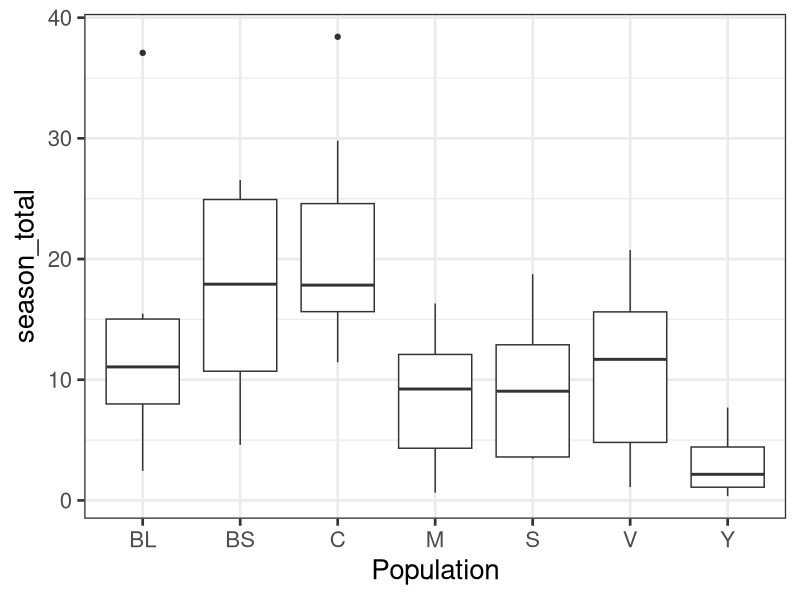
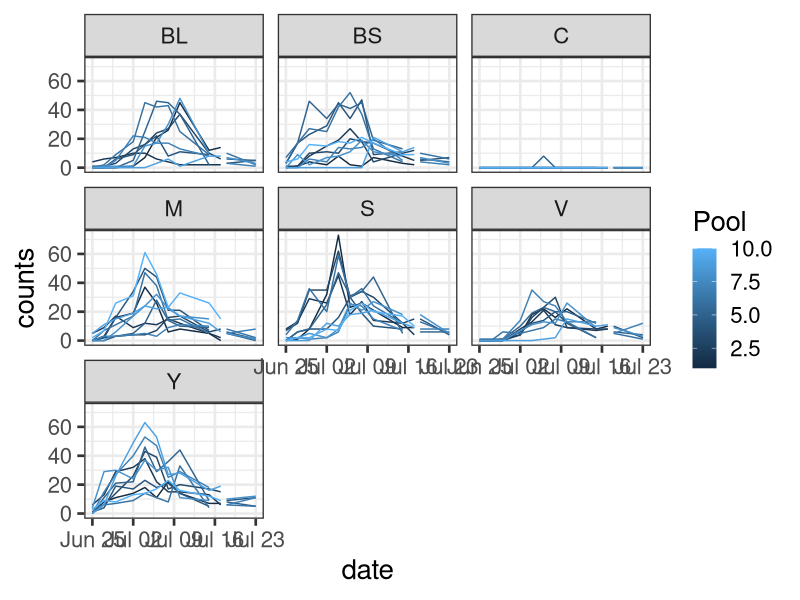
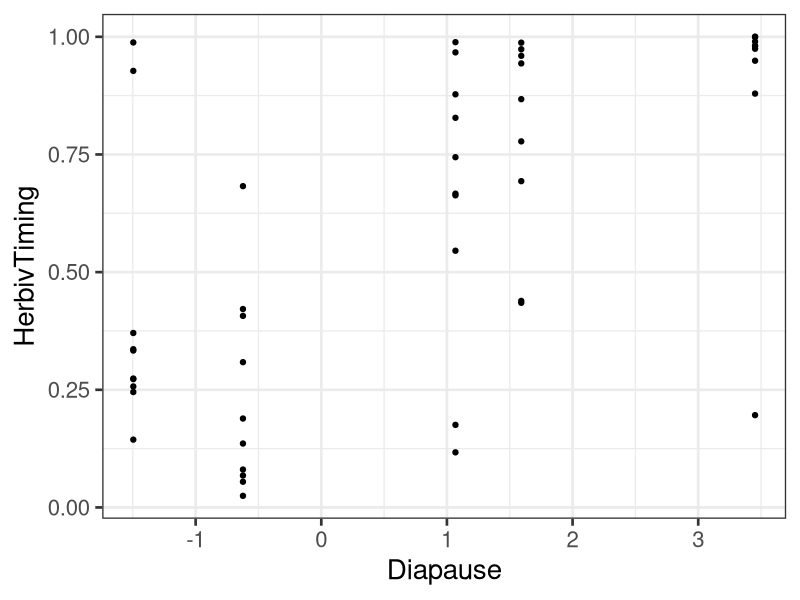

Here is the R script that generated these plots, in order:
# preliminary analysis

library(tidyverse)
library(lubridate)
library(viridis)
library(readxl)
library(lme4)
theme_set(theme_bw(base_size = 20)) 

photoperiod <- function(lat, doy, p = 1.5){
  theta <- 0.2163108 + 
    2 * atan(0.9671396 * tan(0.00860 * (doy - 186)))
  phi <- asin(0.39795 * cos(theta))
  D <- 24 - (24 / pi) * acos(
    (sin(p * pi / 180) + sin(lat * pi / 180) * sin(phi))/
      (cos(lat * pi / 180) * cos(phi))
  )
}


# from uspest.org 2018 weather data
gdd <- read.csv("data/gdd2018.txt", row.names=NULL, sep="")
names(gdd) <- c("month", "day", "tmax", "tmin", "precip", "degdays", "accumdd")
gdd$date <- lubridate::mdy(paste(gdd$month, gdd$day, 2018, sep = "-"))
gdd$daylength <- photoperiod(44.5646, lubridate::yday(gdd$date), p = 1.5)

dat <- readxl::read_xlsx("data/CommonGarden_Flowers.xlsx", na = "NA")
flowermass <- dat %>% 
  group_by(Population, Pool) %>% 
  summarise(season_total = sum(FlowerMass, na.rm = TRUE))

# basic plot of mean flower mass by population
boxplt <- ggplot(flowermass, aes(x = Population, y = season_total)) +
  geom_boxplot()
boxplt

# extract explanatory variables from other datasets
dat <- readxl::read_xlsx("data/CommonGarden_Setup.xlsx", na = "NA")
controlvars <- dat %>% 
  group_by(Population, Pool) %>% 
  mutate(Aphids = (Aphid_July15 + Aphid_July2) / 2,
         Senescence = (PlantSenescence_Aug14 + PlantSenescence_July29) / 2,
         Regrowth = (PlantRegrowth_Oct16 + PlantRegrowth_Sept28) / 2)

dat <- readxl::read_xlsx("data/CommonGarden_F1_AdultCounts.xlsx", na = "NA")
names(dat)[4:15] <- paste0("x", names(dat[4:15]))
counts <- dat %>% 
  gather(key = date, value = counts, x43276:x43304) %>% 
  mutate(date = as.Date(as.numeric(sub(pattern = "x", replacement = "", x = date, fixed = TRUE)),
                        origin = "1899-12-30")) %>% 
  filter(Pool != "ALL") %>% 
  mutate(Pool = as.numeric(as.character(Pool)))

# notice spikes/drops after the redistribution when beetles collected for diapause tests
# different pools mixed at that point
tsplt <- ggplot(counts, aes(x = date, y = counts, group = Pool, color = Pool)) +
  geom_path() +
  facet_wrap(~Population)
tsplt

redistrib <- data.frame(Population = unique(counts$Population),
                        date_redistrib = c("2018-07-10", "2018-07-09",
                                           NA, "2018-07-07", "2018-07-05",
                                           "2018-07-09", "2018-07-06")) %>% 
  mutate(date_redistrib = as.Date(date_redistrib))

f1counts <- left_join(counts, redistrib) %>% 
  filter(date <= date_redistrib) %>% 
  group_by(Population, Pool) %>% 
  summarise(F1counts = sum(counts, na.rm = TRUE))

# F2 adults removed as counted
dat <- readxl::read_xlsx("data/CommonGarden_F2_AdultRemoval.xlsx", na = "NA")
names(dat)[3:9] <- paste0("x", names(dat[3:9]))
removal <- dat %>% 
  gather(key = date, value = counts, x43326:x43371) %>% 
  mutate(date = as.Date(as.numeric(sub(pattern = "x", replacement = "", x = date, fixed = TRUE)),
                        origin = "1899-12-30")) %>% 
  filter(Pool != "ALL") %>% 
  mutate(Pool = as.numeric(as.character(Pool))) %>% 
  group_by(Population, Pool) %>% 
  summarise(F2counts = sum(counts, na.rm = TRUE))

# F1 diapause proportion for each population
dat <- readxl::read_xlsx("data/CommonGarden_F1_Diapause.xlsx", na = "NA")
diapause <- dat %>% 
  filter(Pool != "ALL") %>% 
  mutate(Pool = as.numeric(as.character(Pool)),
         Total = Diapause + Feeder + Repro_female,
         Perc_diap = Diapause / Total,
         PotID = paste(Population, Pool, sep = "_"),
         Date = as.Date(Date)) %>% 
  filter(Total > 0) %>% 
  left_join(f1counts) %>% 
  left_join(controlvars) %>% 
  left_join(gdd, by = c("Date" = "date")) %>% 
  mutate(elapsed_degdays = accumdd - StartAccumDD,
         zF1counts = scale(F1counts),
         zPlantSize = scale(TotalStemHeight),
         zAphids = scale(Aphids))

moddiap <- glmer(Perc_diap ~ zF1counts + zPlantSize
                  + zAphids
                 + (1 | Population)
                 + (1|Pool), weights = Total, 
                 family = binomial(link = "logit"), data = diapause)
summary(moddiap)

popdiap <- ranef(moddiap)$Population
popdiap$Population <- row.names(popdiap)
names(popdiap)[1] <- "Diapause"

preddf <- data.frame(zF1counts = 0,
                            zPlantSize = 0,
                              zAphids = 0,
                              Population = c("BL", "BS", "M", "S", "V", "Y"),
                              Pool = NA)
preddf$pred <- predict(moddiap, newdata = preddf, re.form = ~(1 | Population), type = "response")



moddat <- controlvars %>% 
  left_join(flowermass) %>% 
  left_join(f1counts) %>% 
  left_join(removal) %>% 
  left_join(popdiap) %>% 
  ungroup() %>% 
  mutate(PotID = paste(Population, Pool, sep = "_"),
         TotalCounts = F1counts + F2counts,
         HerbivTiming = F1counts / TotalCounts,
         zF1 = scale(F1counts),
         zF2 = scale(F2counts),
         logF1 = log(F1counts + 1),
         logF2 = log(F2counts + 1),
         Pool = as.factor(Pool))
moddat$season_total[is.na(moddat$season_total)] <- 0
moddat$Control <- ifelse(moddat$Population == "C", "yes", "no")
moddat$logflower <- log(moddat$season_total + 1)

# control have more flowers
mod <- lmer(logflower ~ Control + 
              TotalStemHeight +
              Aphids +
              (1|Pool) + (1|Population), 
            # family = poisson(link = "log"), 
            data = moddat)
summary(mod)

trtdat <- moddat %>% filter(Population != 'C') %>% filter(Population != "V")
mod <- lmer(logflower ~ 
              (TotalCounts + HerbivTiming)^2 +
              (1|Pool), 
            # family = poisson(link = "log"), 
            data = trtdat)
summary(mod)
mod <- lmer(logflower ~ 
              (zF1 + zF2)^2 +
               (1|Population), 
            # family = poisson(link = "log"), 
            data = trtdat)
mod <- lmer(logflower ~ 
              (logF1 + logF2)^2 +
              (1|Population), 
            # family = poisson(link = "log"), 
            data = trtdat)
summary(mod)


ggplot(trtdat, aes(x = Diapause, y = HerbivTiming)) +
  geom_point()
